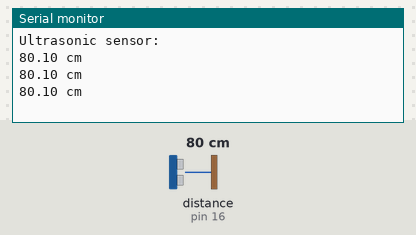
The sketch below on a simulated Arduino Uno, built with avr-gcc and run on an emulated ATmega328P. Shown: the last lines printed to the serial monitor. Wiring (inferred from the names in the program): ultrasonic range finder: trigger pin 17; echo pin 16. The inputs (shaded band) are chosen by the test bench; at power-on: distance to the obstacle (sensor on pin 16) 80 cm. The echo pulse lasts 58.3 µs per cm.

Above: at 1.2 s.
1.3 s: distance to the obstacle (sensor on pin 16) set to 2 cm
At 1.88 s:
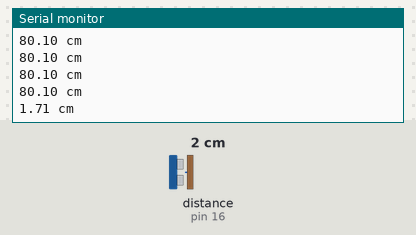
2.8 s: distance to the obstacle (sensor on pin 16) set to 4 cm
At 3.08 s:
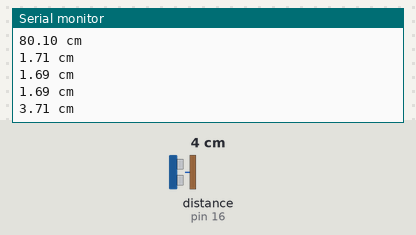
4.3 s: distance to the obstacle (sensor on pin 16) set to 120 cm
At 4.7 s:
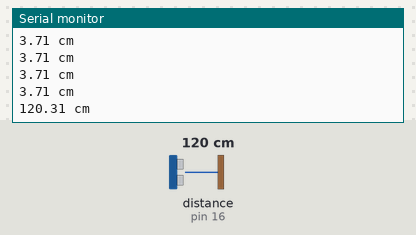
Timing chart, 0 to 7.3 s (numbered marks = the images above; inputs shaded):
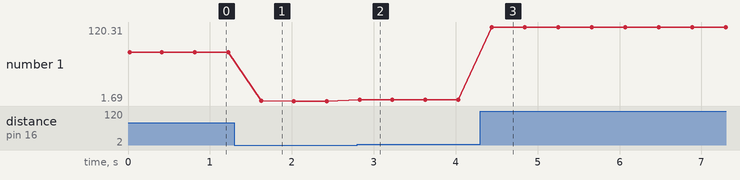

The sketch:

ultrasound_sensor.ino
```cpp
const int echoPin = 16;
const int trigPin = 17;
void setup(){
  Serial.begin(9600);
  pinMode(echoPin, INPUT);
  pinMode(trigPin, OUTPUT);
  Serial.println("Ultrasonic sensor:");
}
void loop(){
  float distance = readSensorData();
  Serial.print(distance);
  Serial.println(" cm");
  delay(400);
}
float readSensorData(){
  digitalWrite(trigPin, LOW);
  delayMicroseconds(2);
  digitalWrite(trigPin, HIGH);
  delayMicroseconds(10);
  digitalWrite(trigPin, LOW);
  float distance = pulseIn(echoPin, HIGH)/58.00;  //Equivalent to (340m/s*1us)/2
  return distance;
}
```

Measured:
- after the input at 1.3 s, the serial monitor: prints a new line after 0.32 s (image 1)
- after the input at 2.8 s, the serial monitor: prints a new line at once (image 2)
- after the input at 4.3 s, the serial monitor: prints a new line after 0.14 s (image 3)
- plotted number 1: 80.1 → 1.69 after the input at 1.3 s, 1.69 → 3.71 after the input at 2.8 s, 3.71 → 120.31 after the input at 4.3 s
